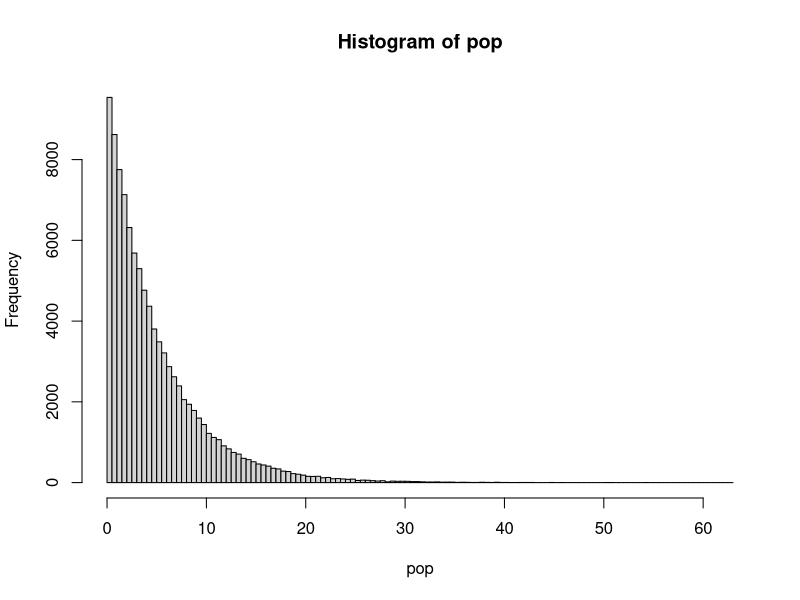
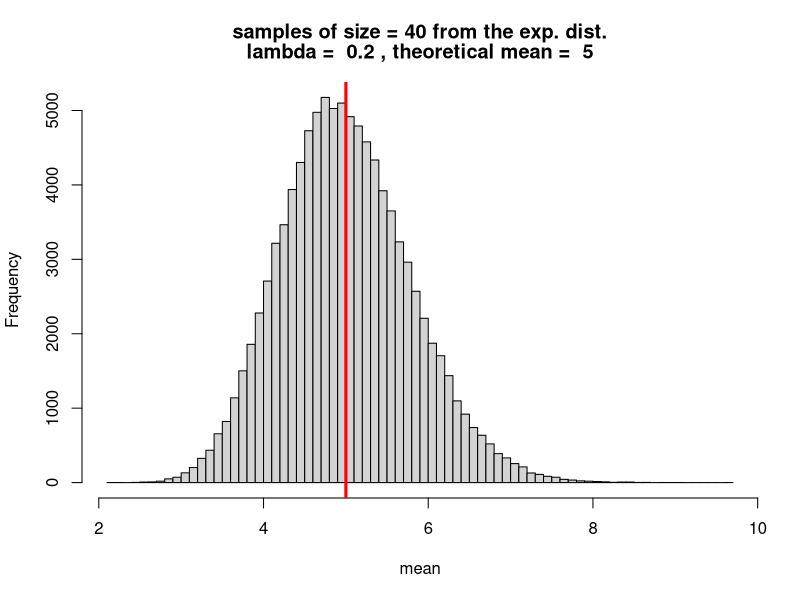

These figures' R source, in order:
lambda <- 0.2
ntot <- 100000
set.seed(100)
pop <- rexp(ntot, lambda)
mean(pop)
1/lambda
sd(pop)

hist(pop, breaks=100)

set.seed(100)
mns <- NULL
sample.size <- 40

for(i in 1:ntot) mns <- c(mns, mean(rexp(sample.size, lambda)))

maintxt <- c(paste("samples of size =", sample.size, "from the exp. dist."), paste("lambda = ", format(lambda, digits=2), ", theoretical mean = ", format(1/lambda, digits=2)))
xlabel <- "mean"
hist(mns, breaks=100, main=maintxt, xlab=xlabel)
abline(v=5, col="red", lwd=3)
